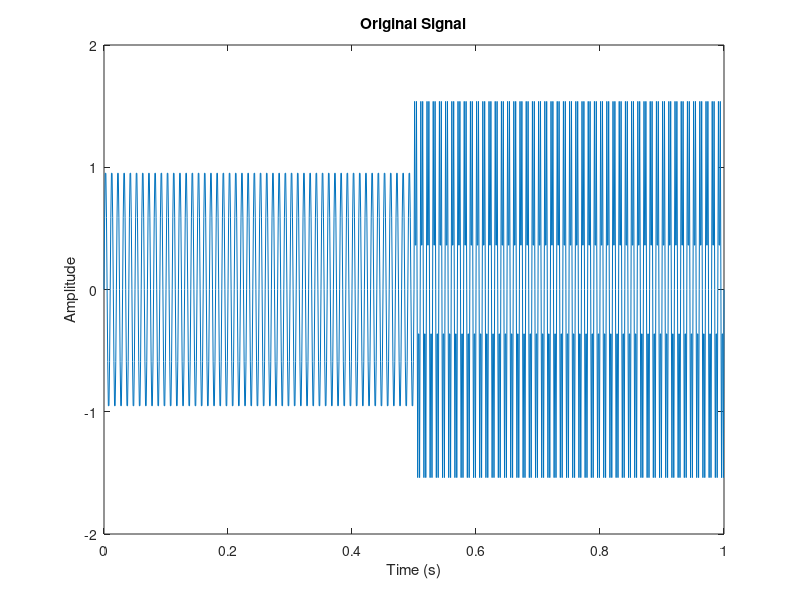

Source code (MATLAB): (Note: this script raises an error after producing the figure.)
close all
clear

% set default figure position
screenSize = get(0, 'ScreenSize');
set(0, 'DefaultFigurePosition', [50, screenSize(4)-400-200, 600-100, 400-100]);

% --- Signal ---
% x = sin(2*pi*100*t) + sin(2*pi*300*t.*(t>0.5));
% fs = 1000;
% t = 0:1/fs:1;
fs = 1000;
t = 0:1/fs:1;
x = sin(2*pi*100*t) + sin(2*pi*300*t.*(t>0.5));

% plot signal in time domain
figure;
plot(t,x);
xlabel('Time (s)');
ylabel('Amplitude');
title('Original Signal');   

fmin=10;
fmax=350;
nft=256;

% --- STransform --- James Irving version
[S,f]=stransform3(x,t,nft,fmin,fmax);
figure;
imagesc(t,f,abs(S));
axis xy;
xlabel('Time (s)');
ylabel('Frequency (Hz)');
title('S-transform magnitude |S(f,t)|');
colorbar;
figure(gcf);


% Compute S-transform with second verson 
[S, tt, ff] = stransformb(x, fs);

% Plot magnitude
figure;
imagesc(tt, ff, abs(S));
axis xy;
xlabel('Time (s)');
ylabel('Frequency (Hz)');
title('S-transform magnitude |S(f,t)|');
colorbar;

% Optional: limit frequency axis for nicer display
ylim([0 fmax]);
